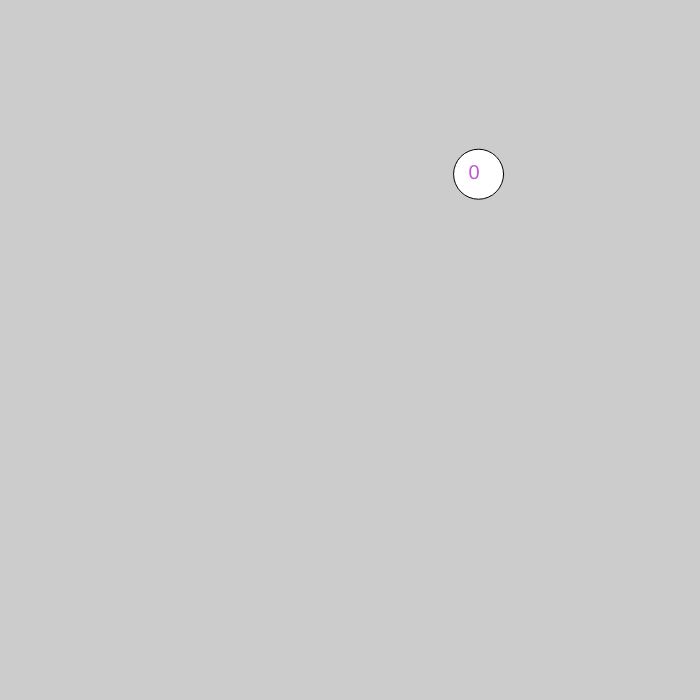
Frame 1 (no input)
Frame 60 (no input): identical to frame 1, image omitted
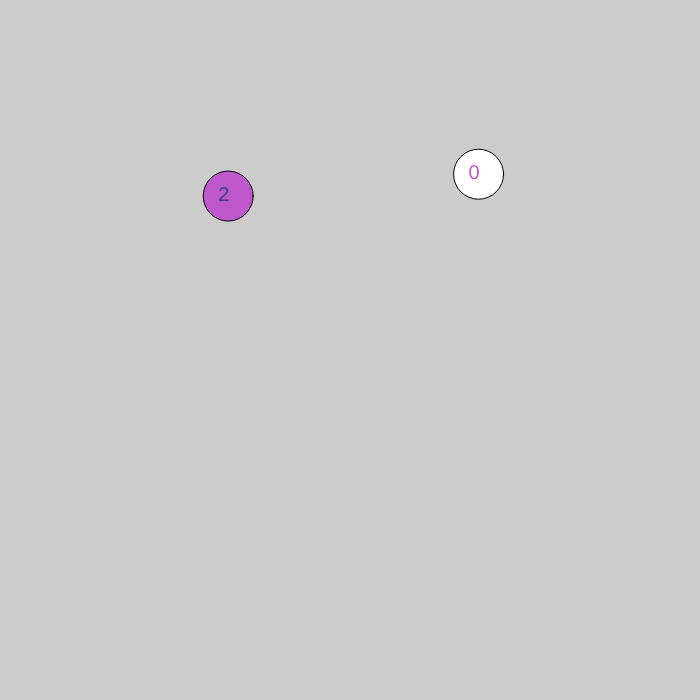
Frame 120 (the mouse pressed at the canvas centre since frame 60)

The p5.js sketch that drew these frames (run headless with seeded random() and noise() and a simulated clock; from frame 60 on, the mouse is pressed at the canvas centre):

// p5.js sketch
// ── sketch.js
var time1 = 2000;
var time2 = 4000;
var counter = 0;
var xarray = [];
var yarray = [];
var col1array = [];
var col2array = [];
var col3array = [];
var fxncounter = 0;


function setup() {
  createCanvas(700,700);
    background(204);
}


function draw() {
  var currentTime = millis();
  textSize(20);
  
  
  if ((int((currentTime-fxncounter)/2000))==counter && counter<=15){
    posx=random(50,width-50)
    posy=random(50,height-50)
    ellipse(posx,posy,50,50)
    col1=random(255)
    col2=random(255)
    col3=random(255)
    fill(col1,col2,col3)
    counter+=1
    text((counter-1)*2,posx-10,posy+5)
    append(xarray,posx)
    append(yarray,posy)
    append(col1array, col1)
    append(col2array, col2)
    append(col3array, col3)

  }
  
  else if (30<=(counter-1)*2 && (counter-1)*2<50){
    background(204);
   for(z=0;z<16;z+=1){
     fill(col1array[z],col2array[z],col3array[z])
      rand1=random(-10,10)
     rand2=random(-10,10)
     ellipse(xarray[z]+rand1,yarray[z]+rand2,50,50)
   }
    if (int((currentTime-fxncounter)/2000)==counter){
    counter++
  }
  }
  
  
  else if (50<=(counter-1)*2 && (counter-1)*2<=70){
    textSize(50)
    background(204)
    line(width-80, height, width-80, height-80)
    line(width-80, height-80, width, height-80)
    fill(0)
    text(35-counter,width-50,height-40)
    for(z=0;z<16;z+=1){
     fill(col1array[z],col2array[z],col3array[z])
     ellipse(xarray[z],yarray[z],50,50)
    }
    if (int(((currentTime-fxncounter)-25000)/1000)==counter){
    counter++
    }
  }
   if(counter==35){ //35 here because we incremented it once every 2 seconds for 50 seconds (25) then once every second for 10 seconds(35)
     background(204);
     counter=0;
     fxncounter+=60000;
   }
  
}
